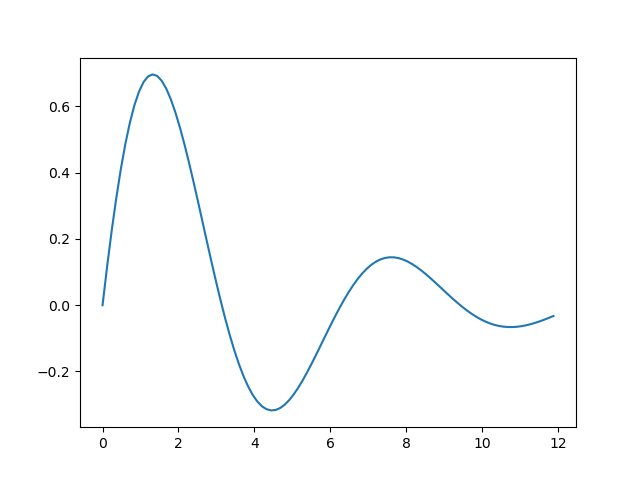

The Python source for this figure:
# Author:  Martin McBride
# Created: 2022-06-10
# Copyright (C) 2022, Martin McBride
# License: MIT

from matplotlib import pyplot as plt
import math

xa = []
ya = []

for i in range(100):
    xa.append(i*12/100)

for x in xa:
    ya.append(math.sin(x)*math.exp(-x/4))

plt.plot(xa, ya)
plt.savefig("simple-function.png")
plt.show()
